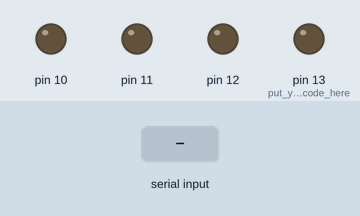
A sketch run on a simulated Arduino Uno, built with avr-gcc and run on an emulated ATmega328P. On the bench: output pins drawn as LEDs (lit = HIGH). Dashed ring = blinking. Inputs (shaded band) come from the test bench.

Above: at 1.2 s.
1.3 s: "90,45\n" received over Serial
At 2.7 s:
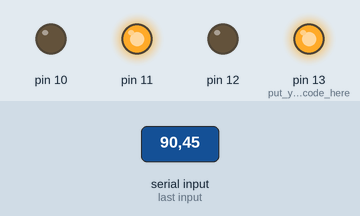
4.3 s: "30,150\n" received over Serial
At 4.55 s:
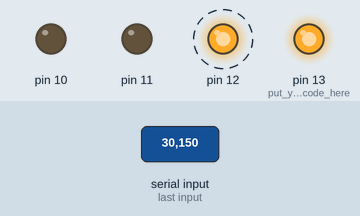
7.3 s: "200\n" received over Serial
At 8.3 s:
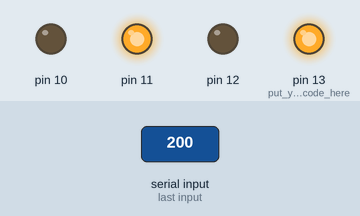
8.9 s: "w90\n" received over Serial
At 9.05 s:
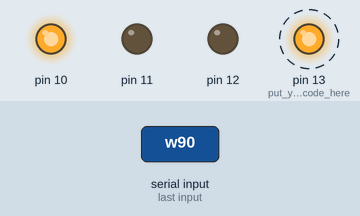
10.5 s: "w" received over Serial
At 11.7 s:
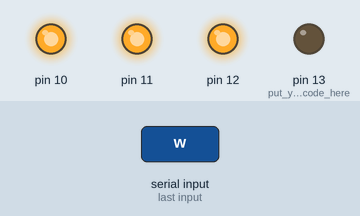
12.0 s: "5\n" received over Serial
At 12.9 s:
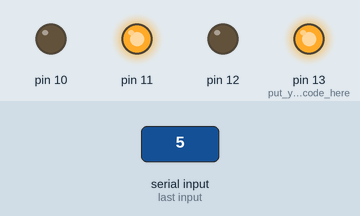
Timing chart, 0 to 14.6 s (numbered marks = the images above; inputs shaded):
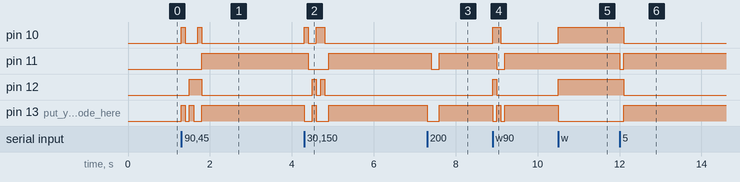

The sketch:

CD4511.ino
```cpp
int x;
void setup() {
  Serial.begin(9600);
  pinMode(10,OUTPUT);
  pinMode(11,OUTPUT);
  pinMode(12,OUTPUT);
  pinMode(13,OUTPUT);// put your setup code here, to run once:

}

void loop() {
  if(Serial.available())
  {
    x=Serial.read();
    x = x-'0';
    digitalWrite(10,x & 0x01);
    digitalWrite(11,(x>>1) & 0x01);
    digitalWrite(12,(x>>2) & 0x01);
    digitalWrite(13,(x>>3) & 0x01);
    delay(100);
    }// put your main code here, to run repeatedly:

}
```

DC_machine.c
```cpp
//w表示前
//a表示左
//d表示右
//s表示后
int x;
void setup() {
 Serial.begin(9600);
 Serial.println("Booting");
 pinMode(12,OUTPUT);
 pinMode(8,OUTPUT);
 pinMode(4,OUTPUT);
 pinMode(2,OUTPUT);
// put your setup code here, to run once:

}

void loop() {
 if(Serial.available())
 {
      x = Serial.read();
      Serial.println(x);
      switch(x)
      {
          case 'w':digitalWrite(4,HIGH);
                 digitalWrite(8,LOW);
                 digitalWrite(2,HIGH);
                 digitalWrite(12,LOW);
                 break;
          case 's':digitalWrite(4,LOW);
                 digitalWrite(8,HIGH);
                 digitalWrite(2,LOW);
                 digitalWrite(12,HIGH);
                 break;
          case 'a':digitalWrite(4,HIGH);
                 digitalWrite(8,LOW);
                 digitalWrite(2,LOW);
                 digitalWrite(12,HIGH);
                 break;
          case 'd':digitalWrite(4,LOW);
                 digitalWrite(8,HIGH);
                 digitalWrite(2,HIGH);
                 digitalWrite(12,LOW);
                 break;
      }
  }// put your main code here, to run repeatedly:

}
```

Measured:
- after the input at 1.3 s, pin 10: alternates HIGH for 0.10 s and LOW for 0.30 s, 4 changes in all, then stays LOW, starting at once; pin 11: LOW → HIGH after 0.50 s; pin 12: LOW → HIGH after 0.20 s, → LOW 0.30 s later; pin 13 (put_your_setup_code_here): goes HIGH 0.10 s, LOW 0.10 s, HIGH 0.10 s, LOW 0.20 s, then HIGH, starting at once
- after the input at 4.3 s, pin 10: LOW → HIGH at once, → LOW 0.10 s later, → HIGH 0.20 s later, → LOW 0.20 s later; pin 11: HIGH → LOW after 0.10 s, → HIGH 0.50 s later
- after the input at 7.3 s, pin 11: HIGH → LOW after 0.10 s, → HIGH 0.20 s later; pin 13 (put_your_setup_code_here): HIGH → LOW at once, → HIGH 0.30 s later
- after the input at 8.9 s, pin 10: LOW → HIGH at once, → LOW 0.20 s later; pin 11: HIGH → LOW after 0.10 s, → HIGH 0.20 s later; pin 12: LOW → HIGH at once, → LOW 0.10 s later; pin 13 (put_your_setup_code_here): alternates HIGH for 0.10 s and LOW for 0.10 s, 4 changes in all, then stays HIGH, starting at once
- after the input at 10.5 s, pin 10, pin 12: LOW → HIGH at once; pin 13 (put_your_setup_code_here): HIGH → LOW at once
- after the input at 12.0 s, pin 10, pin 12: HIGH → LOW after 0.10 s; pin 11: HIGH → LOW at once, → HIGH 0.10 s later; pin 13 (put_your_setup_code_here): LOW → HIGH after 0.10 s
